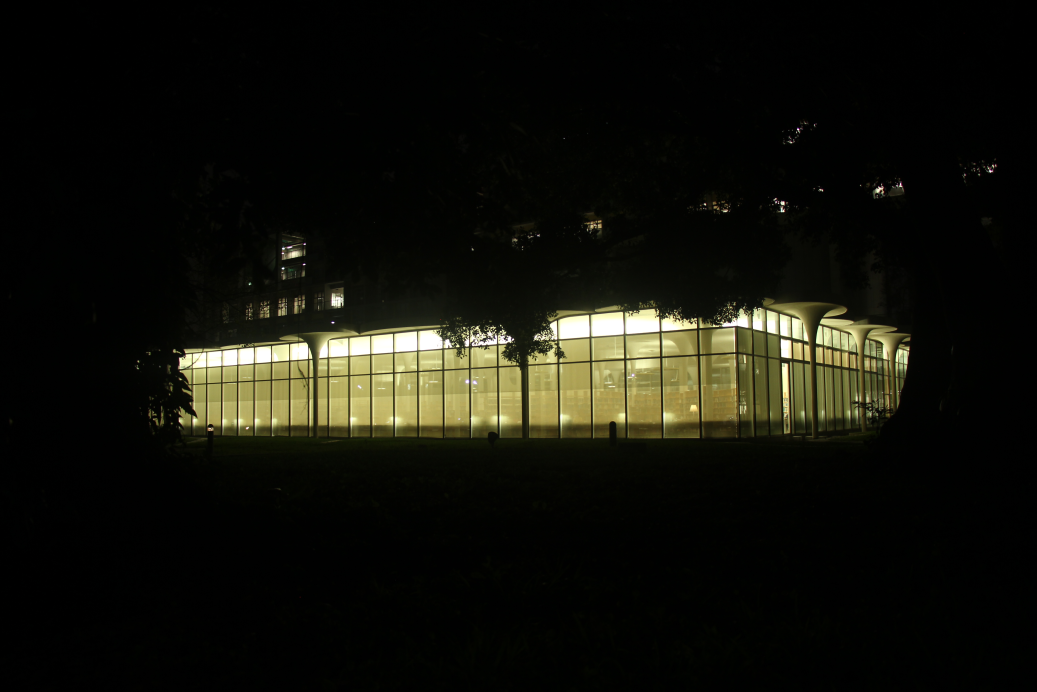
#> input picture HW1/original_images/IMG_6570.JPG, 5184 x 3456 px, found by its file name (shown at 1/5 size)
$ python HDR.py -s original_images/IMG_6570.JPG
#> lines starting #> are read from the running program, lines starting #| are printed output that depends on the picture
import os
import cv2
import math
import argparse
import numpy as np
import random as rd
import matplotlib.pyplot as plt
from tqdm import tqdm

def init_arg():
    parser = argparse.ArgumentParser()
    parser.add_argument('-d', dest = 'directory', help = 'directory of the input images', type = str, default = 'original_images')
    parser.add_argument('-p', dest = 'prefix', help = 'prefix of the images', type = str, default = 'IMG_')
    parser.add_argument('-n', dest = 'number', help = 'index of first image', type = int, default = 6570)
    parser.add_argument('-i', dest = 'index', help = 'total number of images', type = int, default = 9)
    parser.add_argument('-s', dest = 'suffix', help = 'file type of image', type = str, default = '.JPG')
    parser.add_argument('-f', dest = 'filename', help = 'filename of the output numpy array', type = str, default = 'raw_rgb')
    parser.add_argument('-a', dest = 'array', help = 'exist saved np files for images and enter its prefix', type = str, default = '')
    args = parser.parse_args()
    return args

args = init_arg()

N = 50
P = args.index

color = ['red','green','blue']

#exposure time in sec
exposure_time = [1/4, 1/2, 1, 2, 4, 8, 16, 32, 64]
log_exposure_time = [math.log(i) for i in exposure_time]

#weighted function
shift = 10
Zmin, Zmax = 0, 255
weightedFunc = lambda z: (z - Zmin + shift) if z <= (Zmin + Zmax)/2 else (Zmax - z + shift)
# weightedFunc = lambda z: z
w = np.array([weightedFunc(i) for i in range(256)])

_lambda = 100
lambda_str = 'lambda({})'.format(_lambda)

dir_path = 'result'

# [8 lines left out: function show_raw, not called in this run]
    #plt.show()

def read_img(directory, prefix, number, index, suffix, filename):
#> called with directory = 'original_images', prefix = 'IMG_', number = 6570, index = 9, suffix = 'original_images/IMG_6570.JPG', filename = 'raw_rgb'
    images = []
    images_rgb = [[], [], []]
    for i in tqdm(range(index)):
        images.append(cv2.imread(os.path.join(directory, prefix + str(number + i) + suffix)))

    #image alignment
    alignMTB = cv2.createAlignMTB()
    alignMTB.process(images, images)

    for img in images:
        b, g, r = cv2.split(img)
        images_rgb[0].append(r)
        images_rgb[1].append(g)
        images_rgb[2].append(b)
#> this loop made 9 passes
#> pass 1, in read_img, `b, g, r = cv2.split(img)`:
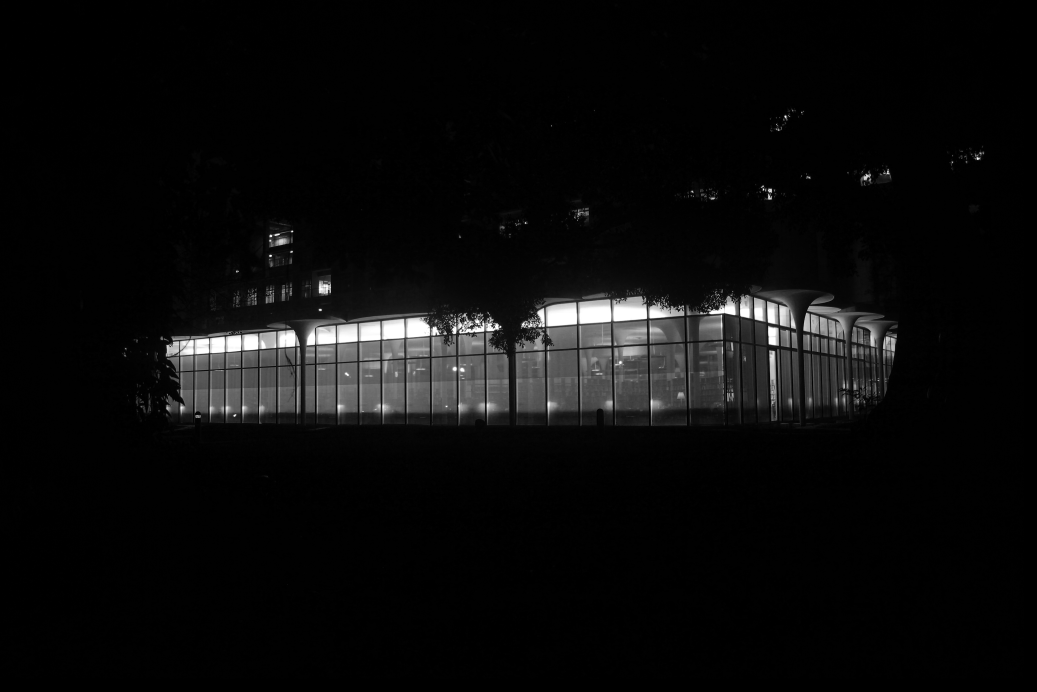
#> b: shape (3456, 5184) (shown at 1/5 size); min 0, max 255, mean 11.6
#> pass 1, in read_img, `b, g, r = cv2.split(img)`:
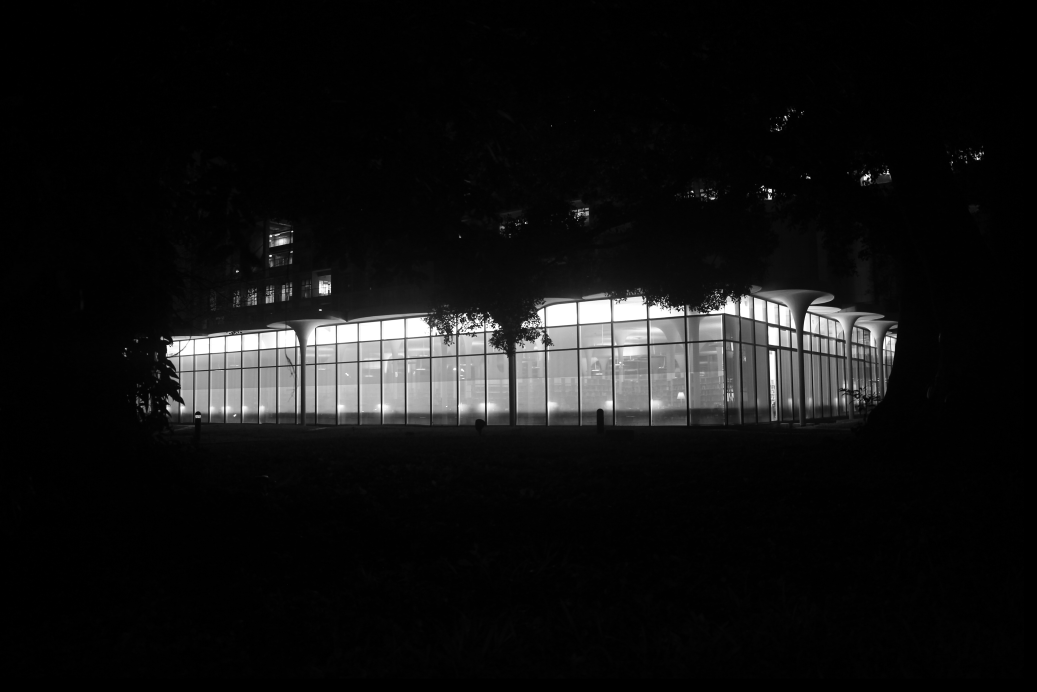
#> g: shape (3456, 5184) (shown at 1/5 size); min 0, max 255, mean 18.9

    images_rgb = np.array(images_rgb)
#> (the run stopped early here; a loop or call above may not have finished)
